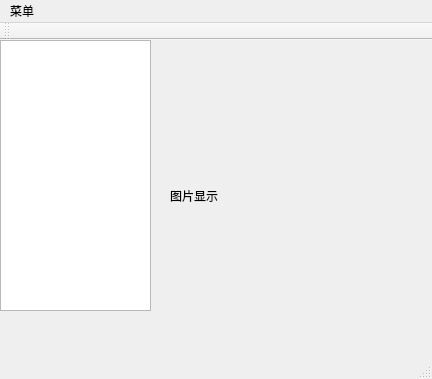
<?xml version="1.0" encoding="UTF-8"?>
<ui version="4.0">
 <class>PhotoShow</class>
 <widget class="QMainWindow" name="PhotoShow">
  <property name="geometry">
   <rect>
    <x>0</x>
    <y>0</y>
    <width>432</width>
    <height>379</height>
   </rect>
  </property>
  <property name="windowTitle">
   <string>PhotoShow</string>
  </property>
  <widget class="QWidget" name="centralWidget">
   <widget class="QListWidget" name="Photolist">
    <property name="geometry">
     <rect>
      <x>0</x>
      <y>0</y>
      <width>151</width>
      <height>271</height>
     </rect>
    </property>
   </widget>
   <widget class="QLabel" name="photolabel">
    <property name="geometry">
     <rect>
      <x>170</x>
      <y>0</y>
      <width>221</width>
      <height>311</height>
     </rect>
    </property>
    <property name="layoutDirection">
     <enum>Qt::LeftToRight</enum>
    </property>
    <property name="text">
     <string>图片显示</string>
    </property>
   </widget>
  </widget>
  <widget class="QMenuBar" name="menuBar">
   <property name="geometry">
    <rect>
     <x>0</x>
     <y>0</y>
     <width>432</width>
     <height>23</height>
    </rect>
   </property>
   <widget class="QMenu" name="menu">
    <property name="title">
     <string>菜单</string>
    </property>
    <addaction name="actionClear"/>
    <addaction name="actionUpdata"/>
   </widget>
   <addaction name="menu"/>
  </widget>
  <widget class="QToolBar" name="mainToolBar">
   <attribute name="toolBarArea">
    <enum>TopToolBarArea</enum>
   </attribute>
   <attribute name="toolBarBreak">
    <bool>false</bool>
   </attribute>
  </widget>
  <widget class="QStatusBar" name="statusBar"/>
  <action name="actionClear">
   <property name="text">
    <string>clear</string>
   </property>
  </action>
  <action name="actionUpdata">
   <property name="text">
    <string>update</string>
   </property>
  </action>
 </widget>
 <layoutdefault spacing="6" margin="11"/>
 <resources/>
 <connections/>
</ui>
